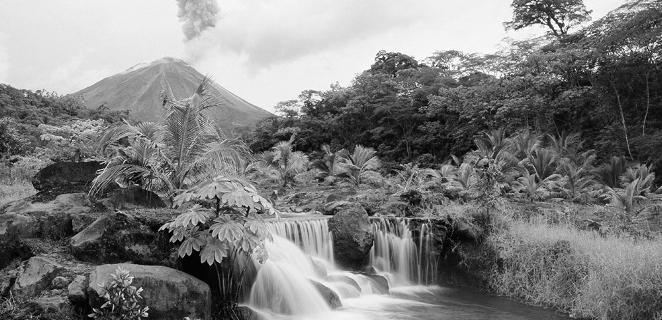
%> input picture Tarea-2/Parte 2/paisaje.jpg, 662 x 320 px
$ octave inpainting.m   (GNU Octave 9; MATLAB toolbox functions it lacks are replaced by stand-ins)
%> lines starting %> are read from the running program, lines starting %| are printed output that depends on the picture; in (x1, y1, x2, y2) boxes, pixels count from 0 and x2, y2 are one past the last pixel; in counts of white or black regions, pixels touching at a corner belong together; the program's own positions count from 1
clear;clc; close all

pkg load image

% Carga imagen original
I1 = imread('paisaje.jpg');
%> I1 is the input picture: size 320x662 uint8; min 0, max 255, mean 126.3

% Creación de marca
I2 = imread('marca.jpg');
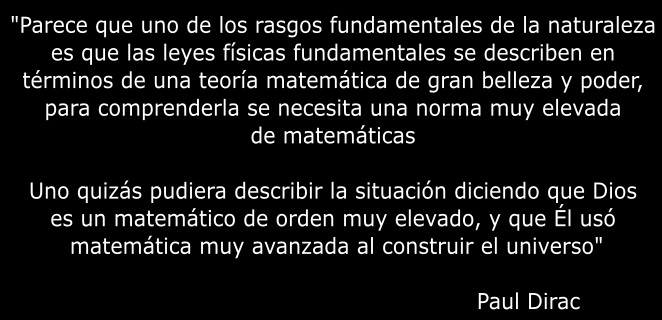
%> input picture Tarea-2/Parte 2/marca.jpg, 662 x 320 px
%> I2 is the input picture: size 320x662x3 uint8; min 0, max 255, mean 23.1
I2(I2 < 50) = 0; I2(I2 >= 50) = 255;
%> after `I2(I2 >= 50) = 255`:
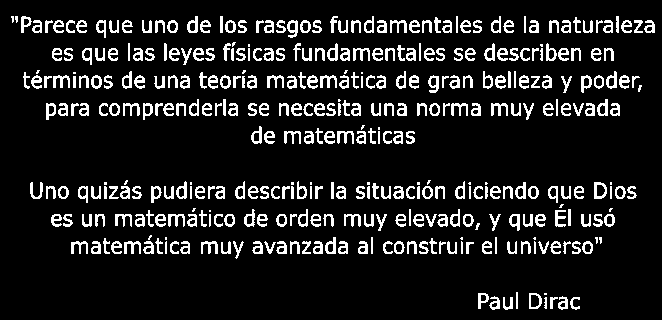
%> I2: size 320x662x3 uint8; 11.9% white in thin lines or dots, all inside (x1, y1, x2, y2) = (11, 16, 655, 310)


%Imagen a Restaurar: I3
I3 = I1 + I2;
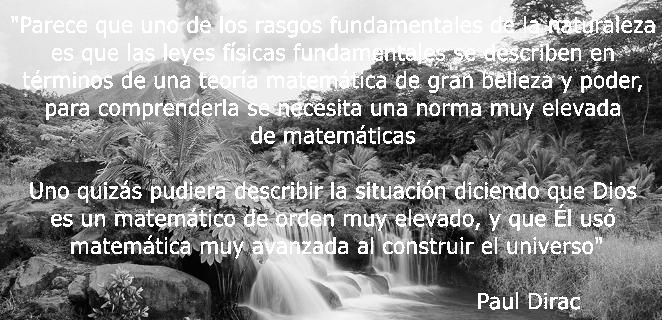
%> I3: size 320x662x3 uint8; min 0, max 255, mean 140.3
subplot(1,2,1)
imshow(I3)
title('Imagen por Restaurar','FontSize',16)

% valores del kernel
a = 0.073235;
b = 0.176765;

kernel = [a b a;
          b 0 b;
          a b a];

% Encuentra los puntos en donde se debe realizar la convolución (busca que indices son != 0).
where_conv = find(I2);
%> where_conv = 75432 values from 3537 to 632993

last_diff = inf;
it = 0;

% se realiza el procedimiento 10 veces.
while(true)
    % se convoluciona toda la imagen
%> (the run ends here)
